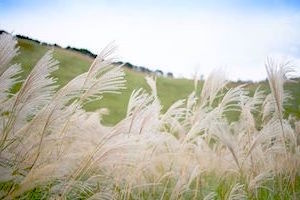
#> input picture append/img/sample.jpg, 300 x 200 px, found by its file name
$ python 02_resize.py
#> lines starting #> are read from the running program, lines starting #| are printed output that depends on the picture
from PIL import Image

src_file = "sample.jpg"
dest_file = "resized_sample.jpg"
resize = (90, 60)

img = Image.open(src_file)
#> img is the input picture: PIL image 300x200 RGB; mean R, G, B 190.5, 188.2, 173.5
img = img.resize(resize, Image.BILINEAR)
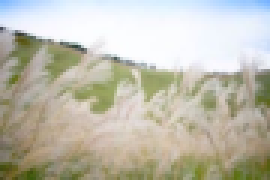
#> img: PIL image 90x60 RGB (shown 3 times larger); mean R, G, B 190.5, 188.2, 173.5
img.save(dest_file)

$ run again, with append/img/01_loss.png saved as append/img/sample.jpg
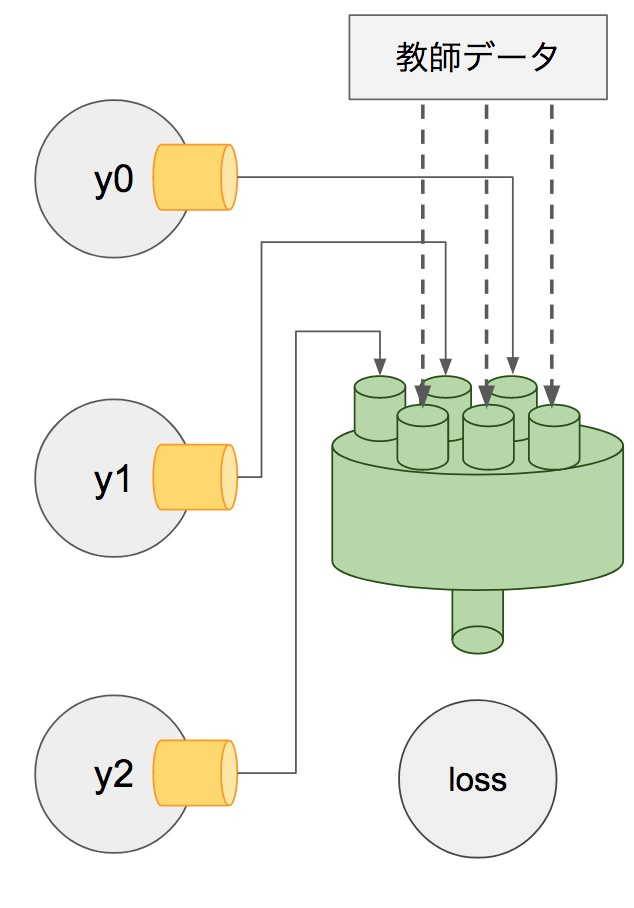
#> input picture append/img/01_loss.png, 634 x 908 px, found by its file name
#> img is the input picture: PIL image 634x908 RGB; mean R, G, B 240.1, 242.1, 234.7
#> `img = img.resize(resize, Image.BILINEAR)`:
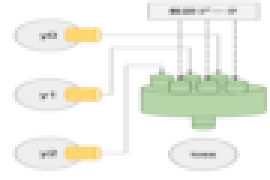
#> img: PIL image 90x60 RGB (shown 3 times larger); mean R, G, B 240.1, 242.1, 234.7
